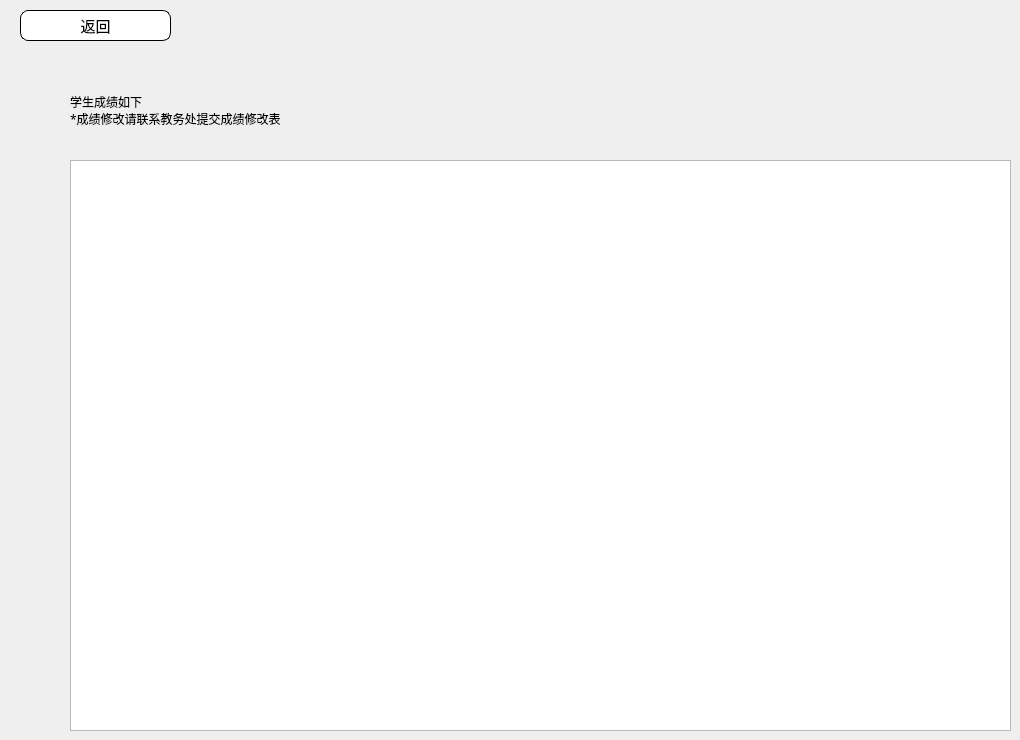
    <widget class="QWidget" name="tab_2">
     <attribute name="title">
      <string>页</string>
     </attribute>
     <widget class="QLabel" name="label_16">
      <property name="geometry">
       <rect>
        <x>70</x>
        <y>90</y>
        <width>281</width>
        <height>41</height>
       </rect>
      </property>
      <property name="font">
       <font>
        <family>黑体</family>
       </font>
      </property>
      <property name="text">
       <string>学生成绩如下
*成绩修改请联系教务处提交成绩修改表</string>
      </property>
     </widget>
     <widget class="QTableView" name="tableView_4">
      <property name="geometry">
       <rect>
        <x>70</x>
        <y>160</y>
        <width>941</width>
        <height>571</height>
       </rect>
      </property>
      <property name="font">
       <font>
        <family>黑体</family>
       </font>
      </property>
     </widget>
     <widget class="QPushButton" name="pushButton_46">
      <property name="geometry">
       <rect>
        <x>20</x>
        <y>10</y>
        <width>151</width>
        <height>31</height>
       </rect>
      </property>
      <property name="font">
       <font>
        <family>黑体</family>
        <pointsize>11</pointsize>
        <weight>50</weight>
        <bold>false</bold>
       </font>
      </property>
      <property name="acceptDrops">
       <bool>true</bool>
      </property>
      <property name="styleSheet">
       <string notr="true">QPushButton

{
	border:1px solid rgb(0,0,0);
	border-radius:8px;
	
	background-color: rgb(255, 255, 255);
}
QPushButton:hover
{
	background-color: rgb(250, 250, 250);
	border:1px solid rgb(0,0,0);
	
}</string>
      </property>
      <property name="text">
       <string>返回</string>
      </property>
      <property name="icon">
       <iconset resource="Img.qrc">
        <normaloff>:/img/img/back.ico</normaloff>:/img/img/back.ico</iconset>
      </property>
     </widget>
    </widget>
